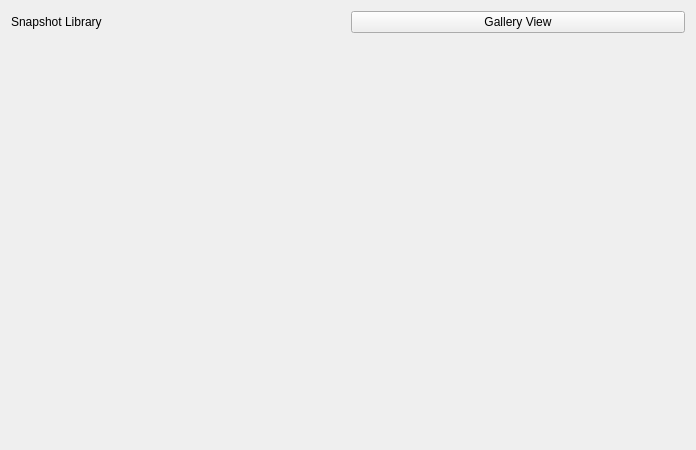
<?xml version="1.0" encoding="UTF-8"?>
<ui version="4.0">
    <class>Form</class>
    <widget class="QWidget" name="Form">
        <property name="geometry">
            <rect>
                <x>0</x>
                <y>0</y>
                <width>696</width>
                <height>450</height>
            </rect>
        </property>
        <property name="windowTitle">
            <string>Form</string>
        </property>
        <layout class="QVBoxLayout" name="verticalLayout">
            <item>
                <layout class="QHBoxLayout" name="horizontalLayout">
                    <item>
                        <widget class="QLabel" name="snapshots">
                            <property name="text">
                                <string>Snapshot Library</string>
                            </property>
                        </widget>
                    </item>
                    <item>
                        <widget class="QPushButton" name="viewButton">
                            <property name="text">
                                <string>Gallery View</string>
                            </property>
                        </widget>
                    </item>
                </layout>
            </item>
            <item>
                <layout class="QGridLayout" name="gridLayout">
                    <item row="0" column="0">
                        <widget class="QStackedWidget" name="screenshotViews">
                            <widget class="ListViewWidget" name="ListView" />
                            <widget class="GalView" name="GalView" />
                        </widget>
                    </item>
                </layout>
            </item>
        </layout>
    </widget>
    <customwidgets>
        <customwidget>
            <class>ListViewWidget</class>
            <extends>QWidget</extends>
            <header>views/Screenshot/ListView</header>
            <container>1</container>
        </customwidget>
        <customwidget>
            <class>GalView</class>
            <extends>QWidget</extends>
            <header>views/Screenshot/GalView</header>
            <container>1</container>
        </customwidget>


    </customwidgets>
    <resources />
    <connections />
</ui>
